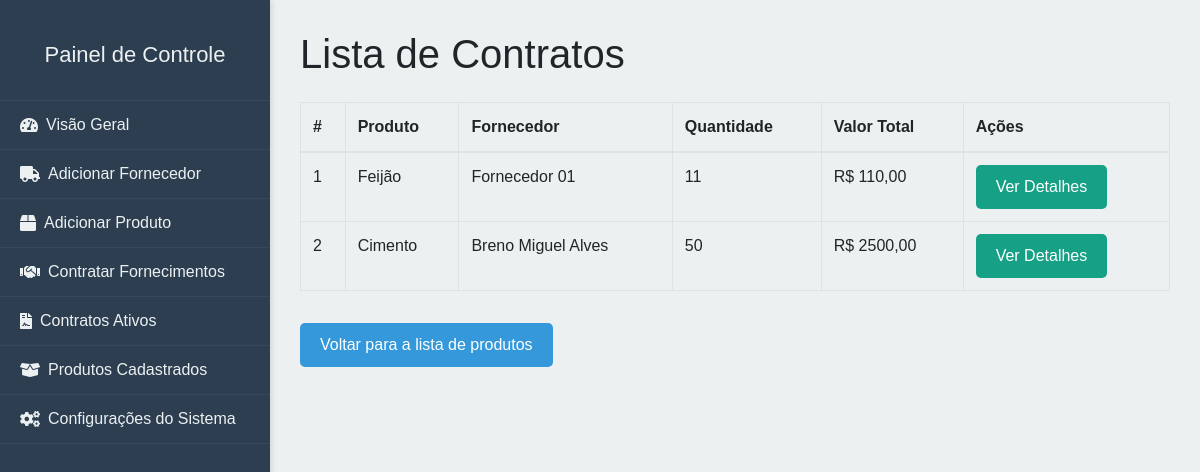
/listagem_contratos/, run on an earlier commit of the app's database.
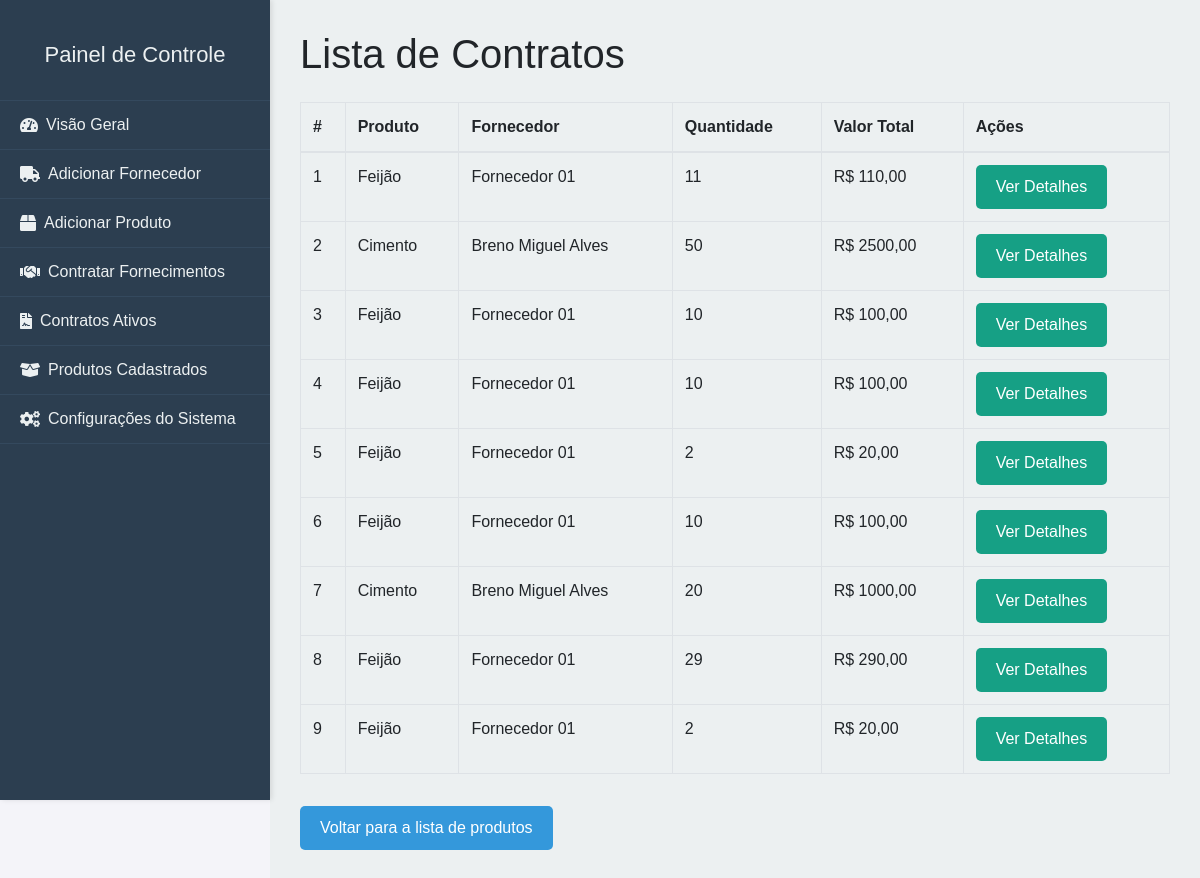
And on a later commit of the database.
### apps/core/models.py (models this page shows, shortened)
class Contrato(models.Model):
    produto = models.ForeignKey(Produto, on_delete=models.CASCADE)
    quantidade = models.IntegerField()
    class Meta:
        verbose_name = "Contrato"
        verbose_name_plural = "Contratos"

class Produto(models.Model):
    produto = models.CharField(max_length=255)
    fornecedor = models.ForeignKey(Fornecedor, related_name='produtos', on_delete=models.CASCADE)
    valor_por_unidade = models.DecimalField(max_digits=10, decimal_places=2)
    class Meta:
        verbose_name = "Produto"
        verbose_name_plural = "Produtos"

class Fornecedor(models.Model):
    nome = models.CharField(max_length=255)
    telefone = models.CharField(max_length=15, blank=True)
    email = models.EmailField(blank=True)
    cidade = models.CharField(max_length=255, blank=True)
    estado = models.CharField(max_length=2, blank=True)
    cep = models.CharField(max_length=10, blank=True)
    class Meta:
        verbose_name = "Fornecedor"
        verbose_name_plural = "Fornecedores"

### apps/core/views.py (the view)
# urls.py: path('listagem_contratos/', views.listagem_contratos, name='listagem_contratos'),
def listagem_contratos(request):
    contratos = Contrato.objects.all()
    for contrato in contratos:
        contrato.valor_total = contrato.produto.valor_por_unidade * contrato.quantidade
    return render(request, 'core/listagem_contratos.html', {'contratos': contratos})

### templates/core/listagem_contratos.html (shortened to what this page needs)
<!DOCTYPE html>
<html lang="pt-br">
<head>
    <link href="https://stackpath.bootstrapcdn.com/bootstrap/4.3.1/css/bootstrap.min.css" rel="stylesheet">
</head>
<body>
    {% include 'core/sidebar.html' %}
    <div class="content">
        <h1>Lista de Contratos</h1>
        {% if contratos %}
            <table class="table table-bordered mt-4">
                <thead>
                    <tr>
                        <th>#</th>
                        <th>Produto</th>
                        <th>Fornecedor</th>
                        <th>Quantidade</th>
                        <th>Valor Total</th>
                        <th>Ações</th>
                    </tr>
                </thead>
                <tbody>
                    {% for contrato in contratos %}
                        <tr>
                            <td>{{ contrato.id }}</td>
                            <td>{{ contrato.produto.produto }}</td>
                            <td>{{ contrato.produto.fornecedor.nome }}</td>
                            <td>{{ contrato.quantidade }}</td>
                            <td>R$ {{ contrato.valor_total|floatformat:2 }}</td>
                            <td>
                                <a href="{% url 'detalhes_contrato' contrato.id %}" class="btn btn-info btn-sm">Ver Detalhes</a>
                            </td>
                        </tr>
                    {% endfor %}
                </tbody>
            </table>
        {% else %}
            <p class="mt-4">Nenhum contrato cadastrado.</p>
        {% endif %}
        <a href="{% url 'listagem_produtos' %}" class="btn btn-primary mt-3">Voltar para a lista de produtos</a>
    </div>
</body>
</html>

### templates/core/sidebar.html (shortened to what this page needs)
<head>
    <link href="https://stackpath.bootstrapcdn.com/bootstrap/4.3.1/css/bootstrap.min.css" rel="stylesheet">
    <link rel="stylesheet" href="https://cdnjs.cloudflare.com/ajax/libs/font-awesome/5.15.4/css/all.min.css">
</head>
<div class="sidebar">
    <a href="{% url 'home' %}" class="text-center">
        <h3>Painel de Controle</h3>
    </a>
    <a href="/" class="d-flex align-items-center">
        <i class="fas fa-tachometer-alt mr-2"></i> Visão Geral
    </a>
    <a href="/cadastro_fornecedor" class="d-flex align-items-center">
        <i class="fas fa-truck mr-2"></i> Adicionar Fornecedor
    </a>
    <a href="/cadastro_produto" class="d-flex align-items-center">
        <i class="fas fa-box mr-2"></i> Adicionar Produto
    </a>
    <a href="/listagem_produtos" class="d-flex align-items-center">
        <i class="fas fa-handshake mr-2"></i> Contratar Fornecimentos
    </a>
    <a href="/listagem_contratos" class="d-flex align-items-center">
        <i class="fas fa-file-contract mr-2"></i> Contratos Ativos
    </a>
    <a href="/listagem_produtos" class="d-flex align-items-center">
        <i class="fas fa-box-open mr-2"></i> Produtos Cadastrados
    </a>
    <a href="/admin" target="_blank" class="d-flex align-items-center">
        <i class="fas fa-cogs mr-2"></i> Configurações do Sistema
    </a>
</div>

### templates/core/sidebar.html (style rules this page uses)
body { font-family: 'Arial', sans-serif; background-color: #f4f4f9; }
.sidebar { height: 100vh; width: 250px; position: fixed; top: 0; left: 0; background-color: #2c3e50; color: white; padding-top: 30px; box-shadow: 2px 0 5px rgba(0, 0, 0, 0.1); transition: all 0.3s ease; }
.sidebar h3 { text-align: center; font-size: 22px; color: #ecf0f1; cursor: pointer; margin-bottom: 20px; }
.sidebar a { color: #ecf0f1; padding: 12px 20px; text-decoration: none; display: block; font-size: 16px; border-bottom: 1px solid #34495e; transition: background-color 0.3s ease, padding-left 0.3s ease; }
.content { margin-left: 270px; padding: 30px; background-color: #ecf0f1; min-height: 100vh; transition: margin-left 0.3s ease; }
.btn { font-size: 16px; padding: 10px 20px; border-radius: 5px; transition: background-color 0.3s ease; }
.btn-primary { background-color: #3498db; border: none; }
.btn-info { background-color: #16a085; border: none; }

What changed in the data, as far as the page shows it:
added Contrato: id "3", produto.produto "Feijão", produto.fornecedor.nome "Fornecedor 01", quantidade "10", valor_total "100,00"
added Contrato: id "4", produto.produto "Feijão", produto.fornecedor.nome "Fornecedor 01", quantidade "10", valor_total "100,00"
added Contrato: id "5", produto.produto "Feijão", produto.fornecedor.nome "Fornecedor 01", quantidade "2", valor_total "20,00"
added Contrato: id "6", produto.produto "Feijão", produto.fornecedor.nome "Fornecedor 01", quantidade "10", valor_total "100,00"
added Contrato: id "7", produto.produto "Cimento", produto.fornecedor.nome "Breno Miguel Alves", quantidade "20", valor_total "1000,00"
added Contrato: id "8", produto.produto "Feijão", produto.fornecedor.nome "Fornecedor 01", quantidade "29", valor_total "290,00"
added Contrato: id "9", produto.produto "Feijão", produto.fornecedor.nome "Fornecedor 01", quantidade "2", valor_total "20,00"
